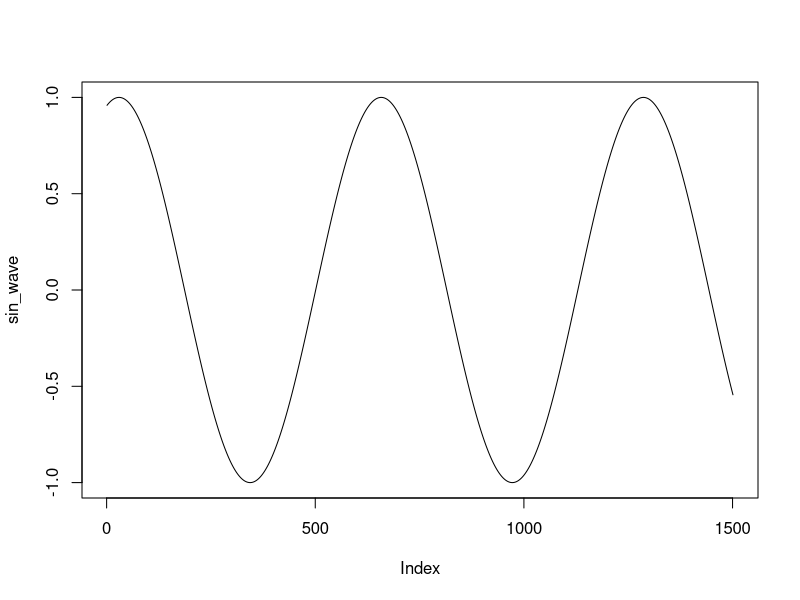

Source code (R):
## ---- chunk 1
knitr::opts_chunk$set(echo = TRUE)
## ---- chunk 2
(n <- 10:49)
length(n)
 n+1
(m <- 10:1)
(subtracted <- n - m)
## ---- chunk 3
x_range <- seq(-5, 10, .01)
sin_wave <- sin(x_range)
plot(sin_wave, type = "l")
## ---- chunk 4
first_nums <- 40:50
next_nums<- seq(51,60)
combined <- c(first_nums, next_nums)
combined[-4:-18]
combined[c(1:3, (length(combined)-2):length(combined))]
## ---- chunk 5
die_roll <- function(){
  sample(1:6, 1, replace = T)
}
die_roll()
## ---- chunk 6
die_2roll_sum <- function(){
  roll1 <- die_roll()
  roll2 <- die_roll()
  return(roll1 + roll2)
}
die_2roll_sum()
## ---- chunk 7
# Your one-roll function goes here
name_dice <- function(name1, name2){
  roll1 <- die_roll()
  roll2 <- die_roll()
  if (roll1 == roll2){
    print(paste(name1,": ", roll1, name2,": ", roll2, "REROLL"))
    roll1 <- die_roll()
    roll2 <- die_roll()
  }
  if (roll1 == roll2){
    print(paste(name1,": ", roll1, name2,": ", roll2))
    return("tie")
  }
  else if (roll1 > roll2){
    print(paste(name1,": ", roll1, name2,": ", roll2))
    return(paste(name1, "won"))
  }
  else{
    print(paste(name1,": ", roll1, name2,": ", roll2))
    return(paste(name2, "won"))
  }
}
name_dice("Joe", "John")
## ---- chunk 8
die_roll <- function(){
  sample(1:6, 15, replace = T)
}
name_dice <- function(name1, name2){
  roll1 <- die_roll()
  roll2 <- die_roll()
  w1 <- sum(roll1>roll2)
  w2 <- sum(roll2>roll1)
  tie <- sum(roll1 == roll2)
  print(paste(name1, "won", w1, "times.", name2, "won", w2, "times. Tied ", tie, "times"))
        
  if (w1 == w2){
    return("tie")
  }
  else if (w1 > w2){
    return(paste(name1, "won"))
  }
  else{
    return(paste(name2, "won"))
  }
}
name_dice("Joe", "John")

## ---- chunk 9
# Your "cheating" function goes here
die_roll_cheat <- function(){
  sample(1:6, 10, T, c(1, 2, 4, 8, 16, 32))
}
die_roll <- function(){
  sample(1:6, 10, T)
}
name_dice <- function(name1, name2){
  roll1 <- die_roll_cheat()
  roll2 <- die_roll()
  w1 <- sum(roll1>roll2)
  w2 <- sum(roll2>roll1)
  tie <- sum(roll1 == roll2)
  print(paste(name1, "won", w1, "times.", name2, "won", w2, "times. Tied up", tie, "times"))
        
  if (w1 == w2){
    return("tie")
  }
  else if (w1 > w2){
    return(paste(name1, "won"))
  }
  else{
    return(paste(name2, "won"))
  }
}
name_dice("Bob", "Patrick")
